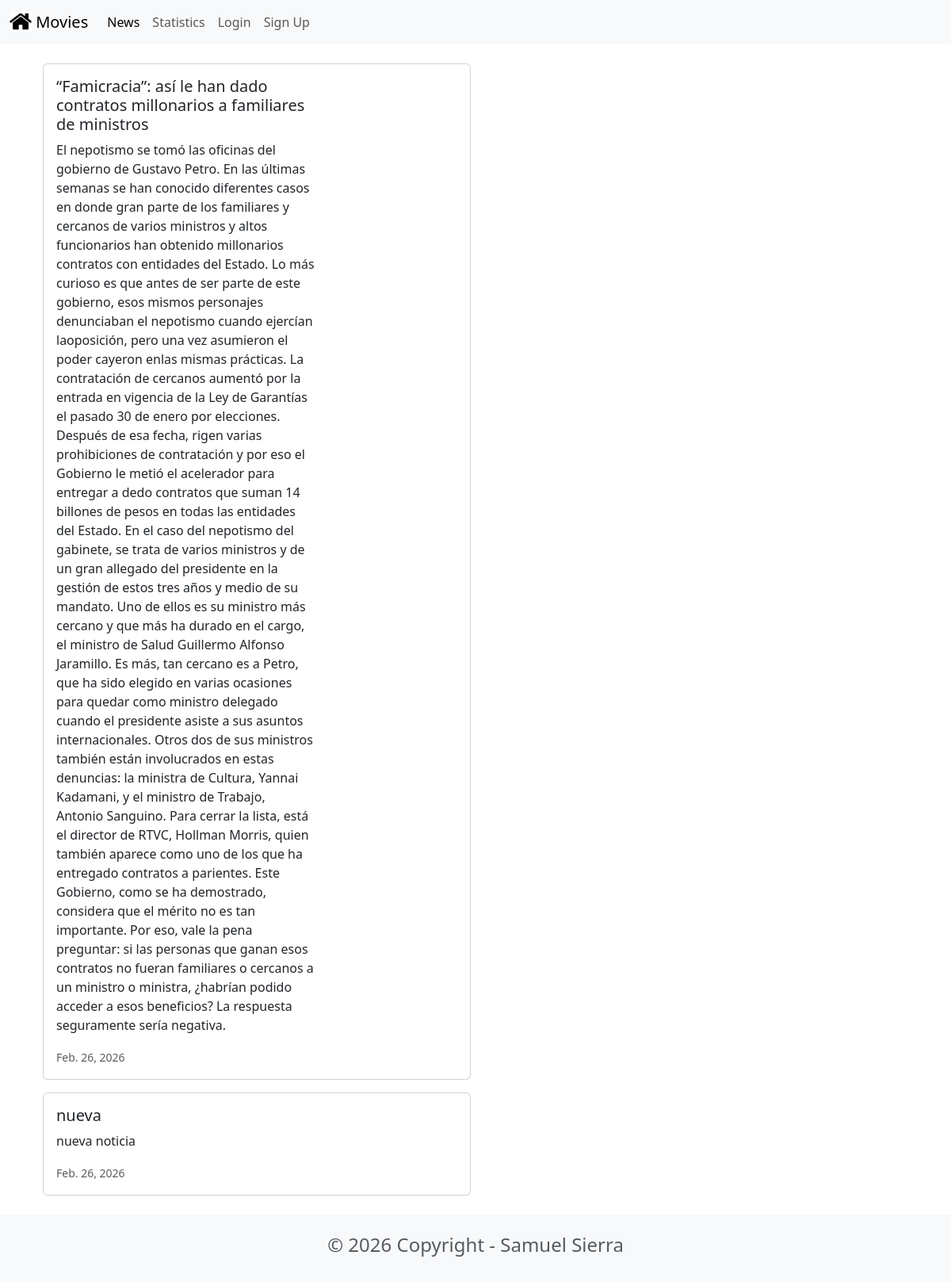
The page /news/ on the database as committed earlier.
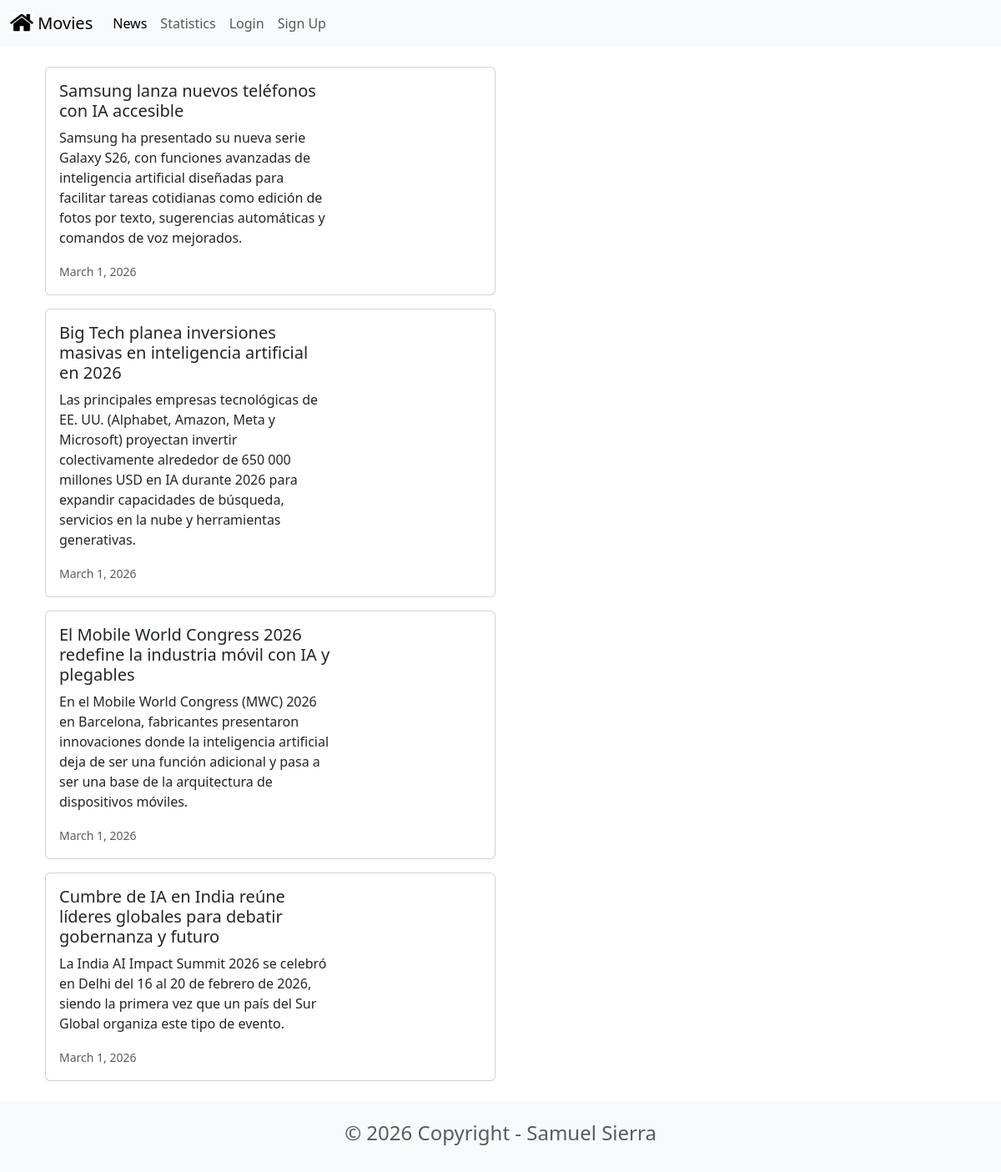
The same page on the database as committed later.
### news/models.py (models this page shows, shortened)
class News(models.Model):
    headline = models.CharField(max_length=200)
    body = models.TextField()
    date = models.DateField()

### news/views.py (the view)
# urls.py: path('news/', include('news.urls')),
def news(request):
    newss = News.objects.all().order_by('-date')
    return render(request, 'news.html', {'newss': newss})

### news/templates/news.html (shortened to what this page needs)
{% extends 'base.html' %}
{% block content %}
<head>
        <link href="https://cdn.jsdelivr.net/npm/bootstrap@5.3.8/dist/css/bootstrap.min.css" rel="stylesheet"
>
</head>
<div class="container">
        {% for news in newss %}
        <div class="card mb-3" style="max-width: 540px;">
                <div class="row g-0">
                        <div class="col-md-8">
                                <div class="card-body">
                                        <h5 class="card-title">{{ news.headline }}</h5>
                                        <p class="card-text">{{ news.body }}</p>
                                        <p class="card-text"><small class="text-muted"> {{ news.date }} </small></p>
                                </div>
                        </div>
                </div>
        </div>
        {% endfor %}
</div>
{% endblock content %}

### moviereviews/templates/base.html (shortened to what this page needs)
{% load static %}
<!DOCTYPE html>
<html lang="en">
<head>
    <link href="https://cdn.jsdelivr.net/npm/bootstrap@5.3.2/dist/css/bootstrap.min.css" rel="stylesheet">
</head>
<body>
    <nav class="navbar navbar-expand-lg navbar-light bg-light">
        <div class="container-fluid">
            <a class="navbar-brand" href="{% url 'home' %}">
                <img src="{% static 'images/home.png' %}" alt="" width="28" height="26"
                    class="d-inline-block align-text-top" />
                Movies
            </a>
            <div class="collapse navbar-collapse" id="navbarSupportedContent">
                <ul class="navbar-nav me-auto mb-2 mb-lg-0">
                    <li class="nav-item">
                        <a class="nav-link active" aria-current="page" href="{% url 'news' %}">News</a>
                    </li>
                    <li class="nav-item">
                        <a class="nav-link" href="{% url 'statistics' %}">Statistics</a>
                    </li>
                    <li class="nav-item">
                        <a class="nav-link" href="#">Login</a>
                    </li>
                    <li class="nav-item">
                        <a class="nav-link" href="#">Sign Up</a>
                    </li>
                </ul>
            </div>
        </div>
    </nav>
    <div class="container mt-4">
        {% block content %}
        {% endblock %}
    </div>
    <footer class="text-center text-lg-start bg-light text-muted mt-4">
        <div class="container">
            <div class="row">
                <div class="text-center p-4">
                    <h4>© 2026 Copyright - Samuel Sierra</h4>
                </div>
            </div>
        </div>
    </footer>
</body>
</html>

Rows that differ between the two databases and show on the page:
removed News: headline "“Famicracia”: así le han dado contratos millonarios a familiares de ministros", body "El nepotismo se tomó las oficinas del gobierno de Gustavo Petro. En las últimas semanas se han conocido diferentes casos en donde gran parte de los familiares y cercanos de varios ministros y altos funcionarios han obtenido millonarios contratos con entidades del Estado. Lo más curioso es que antes de ser parte de este gobierno, esos mismos personajes denunciaban el nepotismo cuando ejercían laoposición, pero una vez asumieron el poder cayeron enlas mismas prácticas. La contratación de cercanos aumentó por la entrada en vigencia de la Ley de Garantías el pasado 30 de enero por elecciones. Después de esa fecha, rigen varias prohibiciones de contratación y por eso el Gobierno le metió el…", date "Feb. 26, 2026"
removed News: headline "nueva", body "nueva noticia", date "Feb. 26, 2026"
added News: headline "Samsung lanza nuevos teléfonos con IA accesible", body "Samsung ha presentado su nueva serie Galaxy S26, con funciones avanzadas de inteligencia artificial diseñadas para facilitar tareas cotidianas como edición de fotos por texto, sugerencias automáticas y comandos de voz mejorados.", date "March 1, 2026"
added News: headline "Big Tech planea inversiones masivas en inteligencia artificial en 2026", body "Las principales empresas tecnológicas de EE. UU. (Alphabet, Amazon, Meta y Microsoft) proyectan invertir colectivamente alrededor de 650 000 millones USD en IA durante 2026 para expandir capacidades de búsqueda, servicios en la nube y herramientas generativas.", date "March 1, 2026"
added News: headline "El Mobile World Congress 2026 redefine la industria móvil con IA y plegables", body "En el Mobile World Congress (MWC) 2026 en Barcelona, fabricantes presentaron innovaciones donde la inteligencia artificial deja de ser una función adicional y pasa a ser una base de la arquitectura de dispositivos móviles.", date "March 1, 2026"
added News: headline "Cumbre de IA en India reúne líderes globales para debatir gobernanza y futuro", body "La India AI Impact Summit 2026 se celebró en Delhi del 16 al 20 de febrero de 2026, siendo la primera vez que un país del Sur Global organiza este tipo de evento.", date "March 1, 2026"
